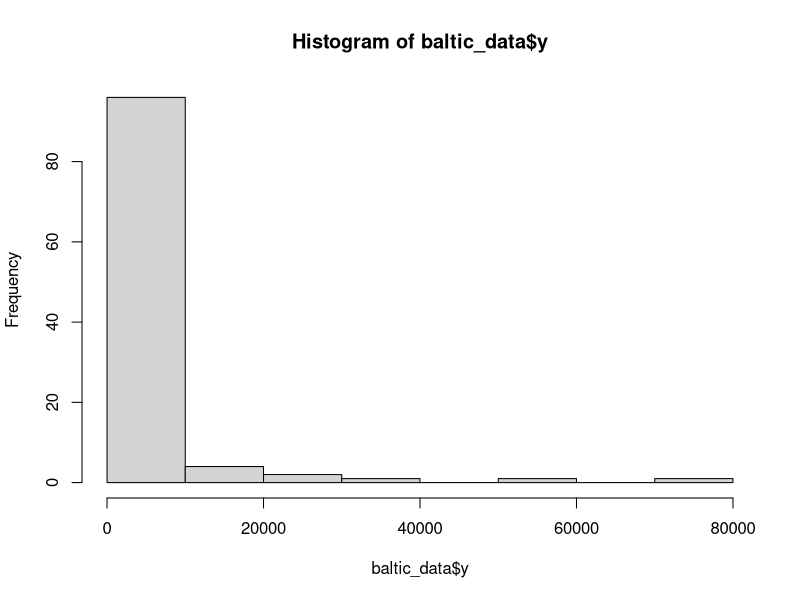

This chart was generated by the following R code: (Note: this script raises an error after producing the figure.)
## ---- chunk 1
library("car")
library("lmtest")
baltic_data <- read.csv("baltic_DIN.csv")
str(baltic_data)
## ---- chunk 2
baltic_data$x20 <- as.factor(baltic_data$x20)
baltic_data$x20 <- relevel(baltic_data$x20, ref = "SWEDEN")
## ---- chunk 3
hist(baltic_data$y)
## ---- chunk 4
par(mfrow = c(2, 2))
plot(base_model)
## ---- chunk 5
logy_model <- lm(log(y) ~ x1 + x2 + x3 + x4 + x5 + x6 + x7 + x8 + x9 + x10 + x11 + 
                     x12 + x13 + x14 + x15 + x16 + x17 + x18 + x19 +x20, 
                     data = baltic_data)
## ---- chunk 6
par(mfrow = c(2, 2))
plot(logy_model)
## ---- chunk 7
res <- residuals(logy_model)

par(mfrow = c(4, 5), mar = c(2, 2, 2, 2))
for (var in paste0("x", 1:19)){
  plot(baltic_data[[var]], res,  
       main = paste("Residualer vs", var), 
       xlab = var, ylab = "Residualer")
  abline(h = 0, col = "red", lty = 2)
}
## ---- chunk 8
logy_model_no_x4 <- update(logy_model, .~. - x4)
## ---- chunk 9
baltic_data$logx1 <- log(baltic_data$x1)
logy_model_no_x4_logx1 <- update(logy_model_no_x4, .~. -x1 + logx1)
## ---- chunk 10
summary(logy_model_no_x4)
summary(logy_model_no_x4_logx1)
AIC(logy_model_no_x4)
AIC(logy_model_no_x4_logx1)
vif(logy_model_no_x4)
vif(logy_model_no_x4_logx1)
## ---- chunk 11
baltic_data$logx2 <- log(baltic_data$x2)
logy_model_no_x4_logx1_x2 <- update(logy_model_no_x4_logx1, .~. - x2 + logx2)
summary(logy_model_no_x4_logx1)
summary(logy_model_no_x4_logx1_x2)
AIC(logy_model_no_x4_logx1)
AIC(logy_model_no_x4_logx1_x2)
## ---- chunk 12
vars_to_check <- c("logx1", "logx2", "x3", paste0("x", 5:19))
par(mfrow = c(4, 5), mar = c(2, 2, 2, 2))
for (v in vars_to_check) {
  hist(baltic_data[[v]], main = v, xlab = v)
}

## ---- chunk 13
vars_to_log <- c(paste0("x", 5:15), "x17", "x18")

for (v in vars_to_log) {
  baltic_data[[paste0("log", v)]] <- log1p(baltic_data[[v]])
}
log_base_model_no_x4 <- lm(log(y) ~ logx1 + logx2 + x3 + logx5 + logx6 + logx7 + logx8 + logx9 + logx10 + logx11 +
    logx12 + logx13 + logx14 + logx15 + x16 + logx17 + logx18 + x19 + x20, data = baltic_data)
## ---- chunk 14
vars_to_check <- c("logx1", "logx2", "x3", paste0("logx", 5:15), "x16", "logx17" 
                   , "logx18", "x19")
par(mfrow = c(4, 5), mar = c(2, 2, 2, 2))
for (v in vars_to_check) {
  hist(baltic_data[[v]], main = v, xlab = v)
}

## ---- chunk 15
summary(log_base_model_no_x4)
summary(logy_model_no_x4_logx1_x2)
AIC(log_base_model_no_x4)
AIC(logy_model_no_x4_logx1_x2)
vif(log_base_model_no_x4)
vif(logy_model_no_x4_logx1_x2)
## ---- chunk 16
cor(baltic_data[c("logx1", "logx2", "x3", "logx5", "logx6", "logx7", "logx8", 
               "logx9", "logx10", "logx11", "logx12", "logx13", "logx14", 
               "logx15", "x16", "logx17", "logx18", "x19")])
## ---- chunk 17
baltic_data$log_livestock <- baltic_data$logx17 + baltic_data$logx18
log_model_livestock <- update(log_base_model_no_x4, .~. -logx11 - logx17 - logx18 + log_livestock)
summary(log_model_livestock)
AIC(log_model_livestock)
vif(log_model_livestock)

## ---- chunk 18
model1 <- update(log_model_livestock, .~. - logx2)
summary(model1)
AIC(model1)
vif(model1)
## ---- chunk 19
model2 <- update(model1, .~. - logx6 - logx7 - logx8 - logx9 - logx10 - logx11 - logx12 - logx13- logx14 - logx15)
summary(model2)
AIC(model2)
vif(model2)
## ---- chunk 20
par(mfrow = c(2, 2))
plot(model2)
## ---- chunk 21
interaction_model <- lm(log(y) ~ (logx1 + x3 + logx5 + x16 + x19 + log_livestock) * x20,
                        data = baltic_data)

anova(model2, interaction_model)
summary(interaction_model)
## ---- chunk 22
baltic_data_no_LITHUANIA <- subset(baltic_data, x20 != "LITHUANIA") # Observation 74

base_model <- lm(y ~ x1 + x2 + x3 + x4 + x5 + x6 + x7 + x8 + x9 + x10 + x11 
                     + x12 + x13 + x14 + x15 + x16 + x17 + x18 + x19 + x20, 
                     data = baltic_data_no_LITHUANIA)
## ---- chunk 23
par(mfrow = c(2, 2))
plot(base_model)
## ---- chunk 24
top_influential <- order(cooks, decreasing = TRUE)[1:7]
baltic_data[top_influential, ]
## ---- chunk 25
outliers <- c(NA, 10, 11, 23, 65, 73, 79, 105)  # NA betyder ingen borttagning

for (r in outliers) {
  if (is.na(r)) {
    temp_data <- baltic_data_no_LITHUANIA
  } else {
    temp_data <- baltic_data_no_LITHUANIA[-r, ]
  }
  
  sep <- numeric(nrow(temp_data))
  
  for (i in 1:nrow(temp_data)) {
    train_data <- temp_data[-i, ]
    test_data <- temp_data[i, , drop = FALSE]
    model_mult <- lm(y ~ x1 + x2 + x3 + x4 + x5 + x6 + x7 + x8 + x9 + x10 + x11 
                       + x12 + x13 + x14 + x15 + x16 + x17 + x18 + x19 + x20, 
                       data = train_data)
    
    predicted_value <- predict(model_mult, newdata = test_data)
    sep[i] <- (test_data$y - predicted_value)^2
  }
  loocv_msep <- mean(sep)
  
  if (is.na(r)) {
    print(paste("RMSEP för hela datamängden (ingen borttagning):", sqrt(loocv_msep)))
    rel_pred <- sqrt(loocv_msep) / sd(temp_data$y)
    print(paste("Relativt prediktionsfel:", rel_pred))
  } else {
    print(paste("RMSEP för outlier", r, "borttagen:", sqrt(loocv_msep)))
    rel_pred <- sqrt(loocv_msep) / sd(temp_data$y)
    print(paste("Relativt prediktionsfel:", rel_pred))
  }
}
## ---- chunk 26
log_base_model <- lm(log(y) ~ logx1 + logx2 + x3 + logx5 + logx6 + logx7 + 
    logx8 + logx9 + logx10 + logx11 + logx12 + logx13 + logx14 + 
    logx15 + x16 + logx17 + logx18 + x19 + x20, baltic_data_no_LITHUANIA)
## ---- chunk 27
par(mfrow = c(2, 2))
plot(log_base_model)
## ---- chunk 28
sep <- numeric(nrow(temp_data))

for (i in 1:nrow(temp_data)) {
  train_data <- temp_data[-i, ]
  test_data <- temp_data[i, , drop = FALSE]
  model_mult <- lm(log(y) ~ logx1 + logx2 + x3 + logx5 + logx6 + logx7 + 
                  logx8 + logx9 + logx10 + logx11 + logx12 + logx13 + 
                  logx14 + logx15 + x16 + logx17 + logx18 + x19 + x20, 
                     data = train_data)
  
  predicted_value <- exp(predict(model_mult, newdata = test_data))
  sep[i] <- (test_data$y - predicted_value)^2
}
loocv_msep <- mean(sep)

print(paste("RMSEP för hela datamängden (ingen borttagning):", sqrt(loocv_msep)))
rel_pred <- sqrt(loocv_msep) / sd(temp_data$y)
print(paste("Relativt prediktionsfel:", rel_pred))
## ---- chunk 29
reduced_model <- lm(log(y) ~ logx1 + x3 + logx5 + x16 + x19 + x20 + log_livestock, baltic_data_no_LITHUANIA)
## ---- chunk 30
par(mfrow = c(2, 2))
plot(reduced_model)
## ---- chunk 31
sep <- numeric(nrow(temp_data))

for (i in 1:nrow(temp_data)) {
  train_data <- temp_data[-i, ]
  test_data <- temp_data[i, , drop = FALSE]
  model_mult <- lm(log(y) ~ logx1 + x3 + logx5 + x16 + x19 + x20 + log_livestock, 
                     data = train_data)
  
  predicted_value <- exp(predict(model_mult, newdata = test_data))
  sep[i] <- (test_data$y - predicted_value)^2
}
loocv_msep <- mean(sep)

print(paste("RMSEP för hela datamängden (ingen borttagning):", sqrt(loocv_msep)))
rel_pred <- sqrt(loocv_msep) / sd(temp_data$y)
print(paste("Relativt prediktionsfel:", rel_pred))
